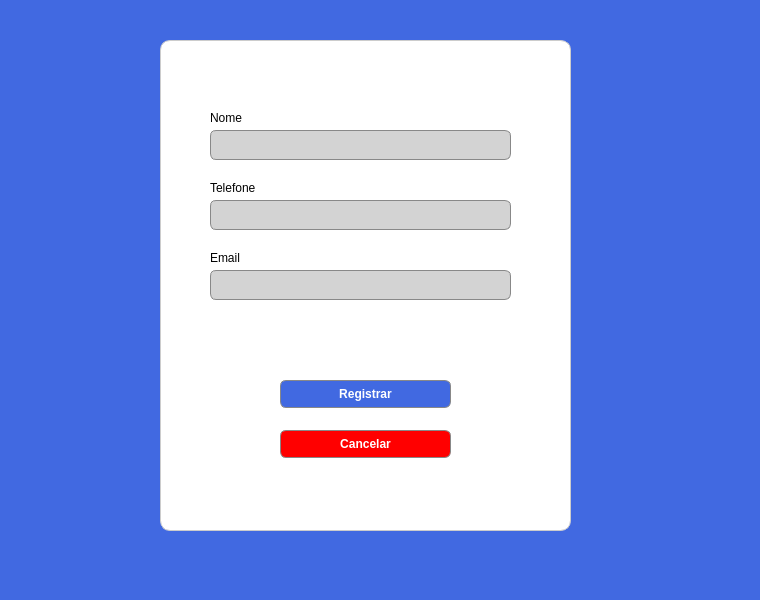
<?xml version="1.0" encoding="UTF-8"?>
<ui version="4.0">
 <class>fm_novoContato</class>
 <widget class="QDialog" name="fm_novoContato">
  <property name="geometry">
   <rect>
    <x>0</x>
    <y>0</y>
    <width>760</width>
    <height>600</height>
   </rect>
  </property>
  <property name="windowTitle">
   <string>Dialog</string>
  </property>
  <property name="styleSheet">
   <string notr="true">
    QDialog{background:#4169E1;  /* Gradiente de cinza para branco */
    border: none;  /* Remove a borda */
}
</string>
  </property>
  <widget class="QGroupBox" name="groupBox">
   <property name="geometry">
    <rect>
     <x>160</x>
     <y>40</y>
     <width>411</width>
     <height>491</height>
    </rect>
   </property>
   <property name="styleSheet">
    <string notr="true">QGroupBox {
    background: #FFFFFF;
    border: 1px solid #ccc;
    border-radius: 10px;
    padding: 10px;
    box-shadow: 5px 5px 15px rgba(0, 0, 0, 0.4); /* Sombra forte */
}

QGroupBox:title {
    subcontrol-origin: margin;
    subcontrol-position: top center;
    padding: 5px;
}
</string>
   </property>
   <property name="title">
    <string/>
   </property>
   <widget class="QPushButton" name="pushButton_gravar">
    <property name="geometry">
     <rect>
      <x>120</x>
      <y>340</y>
      <width>171</width>
      <height>28</height>
     </rect>
    </property>
    <property name="styleSheet">
     <string notr="true"> border: 1px solid #888888; 
       border-radius: 6px;
       padding: 5px;
       background-color: #4169E1;
      color: #FFFFFF;
		font: bold;</string>
    </property>
    <property name="text">
     <string>Registrar</string>
    </property>
   </widget>
   <widget class="QPushButton" name="pushButton_cancelar">
    <property name="geometry">
     <rect>
      <x>120</x>
      <y>390</y>
      <width>171</width>
      <height>28</height>
     </rect>
    </property>
    <property name="styleSheet">
     <string notr="true"> border: 1px solid #888888; 
       border-radius: 6px;
       padding: 5px;
       background-color: #FF0000;
      color: #FFFFFF;
	font:bold;</string>
    </property>
    <property name="text">
     <string>Cancelar</string>
    </property>
   </widget>
   <widget class="QLineEdit" name="text_email">
    <property name="geometry">
     <rect>
      <x>50</x>
      <y>230</y>
      <width>301</width>
      <height>30</height>
     </rect>
    </property>
    <property name="styleSheet">
     <string notr="true"> border: 1px solid #888888; 
       border-radius: 6px;
       padding: 5px;
       background-color: #d3d3d3;
      color: #333333;</string>
    </property>
   </widget>
   <widget class="QLineEdit" name="text_tell">
    <property name="geometry">
     <rect>
      <x>50</x>
      <y>160</y>
      <width>301</width>
      <height>30</height>
     </rect>
    </property>
    <property name="styleSheet">
     <string notr="true"> border: 1px solid #888888; 
       border-radius: 6px;
       padding: 5px;
       background-color: #d3d3d3;
      color: #333333;</string>
    </property>
   </widget>
   <widget class="QLineEdit" name="text_nome">
    <property name="geometry">
     <rect>
      <x>50</x>
      <y>90</y>
      <width>301</width>
      <height>30</height>
     </rect>
    </property>
    <property name="styleSheet">
     <string notr="true"> border: 1px solid #888888; 
       border-radius: 6px;
       padding: 5px;
       background-color: #d3d3d3;
      color: #333333;</string>
    </property>
   </widget>
   <widget class="QLabel" name="label">
    <property name="geometry">
     <rect>
      <x>50</x>
      <y>70</y>
      <width>91</width>
      <height>16</height>
     </rect>
    </property>
    <property name="text">
     <string>Nome</string>
    </property>
   </widget>
   <widget class="QLabel" name="label_2">
    <property name="geometry">
     <rect>
      <x>50</x>
      <y>210</y>
      <width>91</width>
      <height>16</height>
     </rect>
    </property>
    <property name="text">
     <string>Email</string>
    </property>
   </widget>
   <widget class="QLabel" name="label_3">
    <property name="geometry">
     <rect>
      <x>50</x>
      <y>140</y>
      <width>91</width>
      <height>16</height>
     </rect>
    </property>
    <property name="text">
     <string>Telefone</string>
    </property>
   </widget>
  </widget>
 </widget>
 <resources/>
 <connections/>
</ui>
